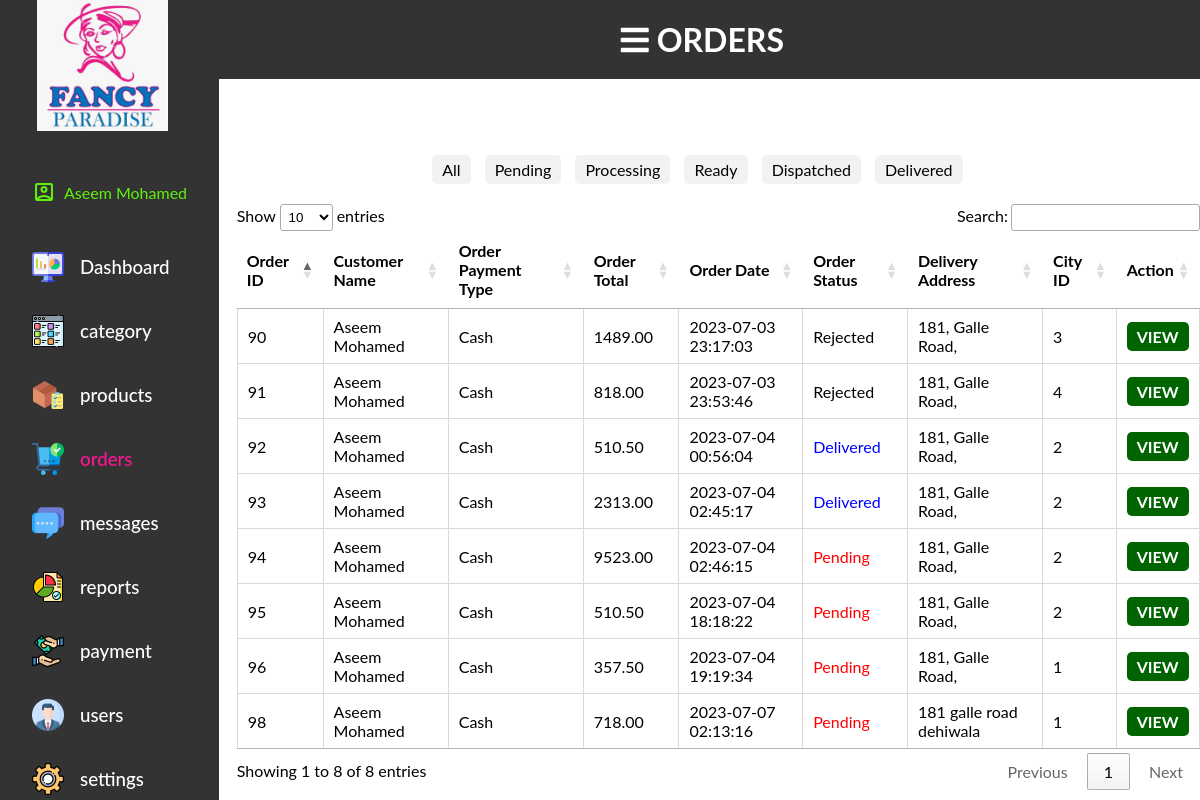
Screenshot of /fancy_paradise/adminpanel/view/orders.php (signed in) with the database file from the repository.
### tables this page shows
CREATE TABLE `tbl_module_role` (
  `module_id` int(11) NOT NULL,
  `role_id` int(11) NOT NULL
);

CREATE TABLE `tbl_module` (
  `module_id` int(11) NOT NULL,
  `name` varchar(50) NOT NULL,
  `image` text NOT NULL
);

CREATE TABLE `tbl_order` (
  `order_id` int(10) UNSIGNED NOT NULL,
  `session_id` text NOT NULL,
  `customer_id` int(11) NOT NULL,
  `order_type` varchar(200) NOT NULL,
  `order_pay_type` varchar(200) NOT NULL,
  `order_total` double(10,2) NOT NULL,
  `order_datetime` datetime NOT NULL,
  `order_status` varchar(50) NOT NULL,
  `performed_by` int(11) DEFAULT NULL,
  `delivery_address` text NOT NULL,
  `city_id` int(11) NOT NULL,
  `city_payment` double NOT NULL
);

CREATE TABLE `tbl_customer` (
  `customer_id` int(11) NOT NULL,
  `title` varchar(20) NOT NULL,
  `first_name` varchar(100) NOT NULL,
  `last_name` varchar(100) NOT NULL,
  `address` text NOT NULL,
  `telephone_no` varchar(20) NOT NULL,
  `email` varchar(100) NOT NULL,
  `status` varchar(20) NOT NULL,
  `added_datetime` datetime NOT NULL
);

### fancy_paradise/adminpanel/view/orders.php (the view, shortened to what this page needs)
<?php
    include "index.php";
?>
<main>
    <h1 class="sticky"><i class="fa fa-bars" aria-hidden="true"></i> ORDERS</h1>
    <br><br>
    <br><br>
    <div class="order-tabs">
        <ul>
            <li class="tab-link" data-tab="all">All</li>
            <li class="tab-link" data-tab="pending">Pending</li>
            <li class="tab-link" data-tab="processing">Processing</li>
            <li class="tab-link" data-tab="ready">Ready</li>
            <li class="tab-link" data-tab="dispatched">Dispatched</li>
            <li class="tab-link" data-tab="delivered">Delivered</li>
        </ul>
    </div>
    <?php
    $sql="SELECT * FROM tbl_order o, tbl_customer c WHERE o.customer_id=c.customer_id ";
    $res = mysqli_query($conn, $sql);
    ?>
    <table class="order-table hover order-colomn cell-border order-display">
        <thead>
            <tr>
                <th>Order ID</th>
                <th>Customer Name</th>
                <th>Order Payment Type</th>
                <th>Order Total</th>
                <th>Order Date</th>
                <th>Order Status</th>
                <th>Delivery Address</th>
                <th>City ID</th>
                <th>Action</th>
            </tr>
        </thead>
        <tbody>
            <?php
            while ($row = mysqli_fetch_assoc($res)) {
                $order_id = $row['order_id'];
                $customer_name = $row['first_name'] . ' ' . $row['last_name'];
                $order_pay_type = $row['order_pay_type'];
                $order_total = $row['order_total'];
                $order_datetime = $row['order_datetime'];
                $order_status = $row['order_status'];
                $delivery_address = $row['delivery_address'];
                $city_id = $row['city_id'];
            ?>
                <tr data-status="<?php echo strtolower($order_status); ?>">
                    <td><?php echo $order_id; ?></td>
                    <td><?php echo $customer_name; ?></td>
                    <td><?php echo $order_pay_type; ?></td>
                    <td><?php echo $order_total; ?></td>
                    <td><?php echo $order_datetime; ?></td>
                    <td><?php echo $order_status; ?></td>
                    <td><?php echo $delivery_address; ?></td>
                    <td><?php echo $city_id; ?></td>
                    <td>
                        <a href="#" class="vieworder" data-orderid="<?php echo $order_id; ?>">View</a>
                    </td>
                </tr>
            <?php } ?>
        </tbody>
    </table>
</main>
</body>
</html>

### fancy_paradise/adminpanel/view/index.php (shortened to what this page needs)
<?php
include('../model/connection.php');
$roleId = $_SESSION['role_id'];
$sql = "SELECT m.module_id, m.name, mr.role_id
          FROM tbl_module_role AS mr
          INNER JOIN tbl_module AS m ON mr.module_id = m.module_id
          WHERE mr.role_id = $roleId";
$res = mysqli_query($conn, $sql);
$modules = mysqli_fetch_all($res, MYSQLI_ASSOC);
?>
<!DOCTYPE html>
<html>
<head>
	<link rel="stylesheet" href="https://pro.fontawesome.com/releases/v5.10.0/css/all.css">
	<link rel="stylesheet" href="../view/css/index.css">
	<link rel="stylesheet" type="text/css" href="https://cdn.datatables.net/1.11.4/css/jquery.dataTables.css">
	<link rel="stylesheet" type="text/css" href="https://cdn.datatables.net/v/dt/dt-1.12.1/b-2.2.3/b-html5-2.2.3/date-1.1.2/r-2.3.0/datatables.min.css"/>
	<link rel="stylesheet" type="text/css" href="https://cdn.datatables.net/tabletools/2.2.4/css/dataTables.tableTools.css">
	<link href="https://cdnjs.cloudflare.com/ajax/libs/select2/4.0.13/css/select2.min.css" rel="stylesheet" />
</head>
<body>
	<div class="container">
		<aside>
			<div class="top">
				<div class="navigation" id="navigation">
					<a class="dashlogo" href="dashboard.php">
					<img src="assets/logo.jpg" alt="Logo" width="131" height="131">
					</a>
					<div class="user-info">
					<span class="material-icons-outlined">account_box</span>
						<?php echo $_SESSION['firstname']; ?>
						<?php echo $_SESSION['lastname']; ?>
					</div>
					<a class="btn" href="dashboard.php">
					<img src="assets/Module_images/dashboard.png" width="32" height="32">
					<h3>Dashboard</h3>
					</a>
					<?php foreach ($modules as $module) : ?>
						<?php
						$moduleSql = "SELECT image FROM tbl_module WHERE module_id = " . $module['module_id'];
						$moduleRes = mysqli_query($conn, $moduleSql);
						$moduleRow = mysqli_fetch_assoc($moduleRes);
						$module_image = $moduleRow['image'];
						?>
						<a class="btn" href="<?php echo $module['name'] . '.php'; ?>">
							<img src="<?php echo SITEURL; ?>adminpanel/view/assets/Module_images/<?php echo $module_image; ?>" alt="<?php echo $module_image; ?>" width="32" height="32">
							<h3><?php echo $module['name']; ?></h3>
						</a>
					<?php endforeach; ?>
				</div>
			</div>
		</aside>

### fancy_paradise/adminpanel/view/css/index.css (style rules this page uses)
* { margin: 0; padding: 0; list-style: none; text-decoration: none; box-sizing: border-box; }
body { width: 100%; font-family: "Lato", sans-serif; user-select: none; overflow-x: hidden; }
.container { display: grid; width: 100%; grid-template-columns: 12.8rem auto; }
aside .navigation { margin: 0; padding: 0; height: 100%; position: fixed; background-color: #333; overflow: auto; }
aside h3 { font-weight: 500; }
.dashlogo { margin: 2.3rem; align-items: center; position: relative; transition: all 300ms ease; }
.btn { color: white; display: flex; margin: 2rem; gap: 1rem; align-items: center; position: relative; height: 2rem; transition: all 300ms ease; flex-direction: row; }
.active { color: deeppink; }
.user-info { color: rgb(96, 241, 12); display: flex; margin: 2rem; gap: 0.5rem; align-items: center; position: relative; height: 3.3rem; }

### rows the page displays
tbl_module_role: module.image (picture), module.name "category"
tbl_module_role: module.image (picture), module.name "products"
tbl_module_role: module.image (picture), module.name "orders"
tbl_module_role: module.image (picture), module.name "messages"
tbl_module_role: module.image (picture), module.name "reports"
tbl_module_role: module.image (picture), module.name "payment"
tbl_module_role: module.image (picture), module.name "users"
tbl_module_role: module.image (picture), module.name "settings"
tbl_order: order_id "90", customer.last_name "Aseem Mohamed", order_pay_type "Cash", order_total "1489.00", order_datetime "2023-07-03 23:17:03", order_status "Rejected", delivery_address "181, Galle Road,", city "3"
tbl_order: order_id "91", customer.last_name "Aseem Mohamed", order_pay_type "Cash", order_total "818.00", order_datetime "2023-07-03 23:53:46", order_status "Rejected", delivery_address "181, Galle Road,", city "4"
tbl_order: order_id "92", customer.last_name "Aseem Mohamed", order_pay_type "Cash", order_total "510.50", order_datetime "2023-07-04 00:56:04", order_status "Delivered", delivery_address "181, Galle Road,", city "2"
tbl_order: order_id "93", customer.last_name "Aseem Mohamed", order_pay_type "Cash", order_total "2313.00", order_datetime "2023-07-04 02:45:17", order_status "Delivered", delivery_address "181, Galle Road,", city "2"
tbl_order: order_id "94", customer.last_name "Aseem Mohamed", order_pay_type "Cash", order_total "9523.00", order_datetime "2023-07-04 02:46:15", order_status "Pending", delivery_address "181, Galle Road,", city "2"
tbl_order: order_id "95", customer.last_name "Aseem Mohamed", order_pay_type "Cash", order_total "510.50", order_datetime "2023-07-04 18:18:22", order_status "Pending", delivery_address "181, Galle Road,", city "2"
tbl_order: order_id "96", customer.last_name "Aseem Mohamed", order_pay_type "Cash", order_total "357.50", order_datetime "2023-07-04 19:19:34", order_status "Pending", delivery_address "181, Galle Road,", city "1"
tbl_order: order_id "98", customer.last_name "Aseem Mohamed", order_pay_type "Cash", order_total "718.00", order_datetime "2023-07-07 02:13:16", order_status "Pending", delivery_address "181 galle road dehiwala", city "1"

### other values shown
$_SESSION['firstname'] "Aseem"
$_SESSION['lastname'] "Mohamed"
